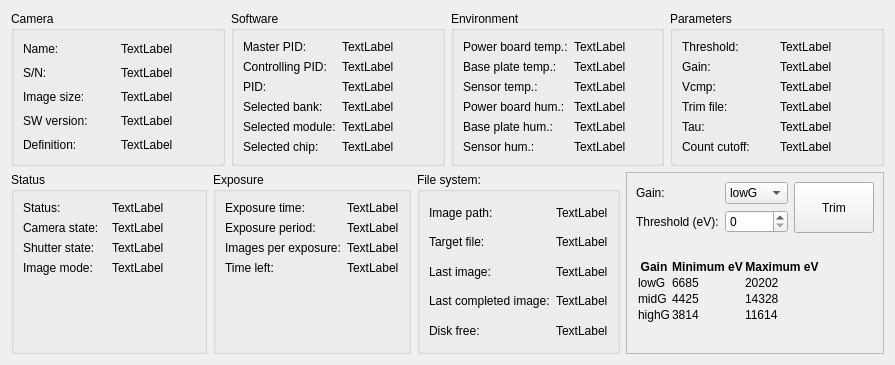
<?xml version="1.0" encoding="UTF-8"?>
<ui version="4.0">
 <class>Form</class>
 <widget class="QWidget" name="Form">
  <property name="geometry">
   <rect>
    <x>0</x>
    <y>0</y>
    <width>895</width>
    <height>365</height>
   </rect>
  </property>
  <property name="windowTitle">
   <string>Detector</string>
  </property>
  <property name="windowIcon">
   <iconset resource="../../../resource/icons/icons.qrc">
    <normaloff>:/icons/detector.svg</normaloff>:/icons/detector.svg</iconset>
  </property>
  <layout class="QVBoxLayout" name="verticalLayout">
   <item>
    <layout class="QHBoxLayout" name="horizontalLayout">
     <item>
      <widget class="QGroupBox" name="groupBox">
       <property name="title">
        <string>Camera</string>
       </property>
       <layout class="QGridLayout" name="gridLayout">
        <item row="4" column="0">
         <widget class="QLabel" name="label_6">
          <property name="text">
           <string>Definition:</string>
          </property>
         </widget>
        </item>
        <item row="0" column="0">
         <widget class="QLabel" name="label">
          <property name="text">
           <string>Name:</string>
          </property>
         </widget>
        </item>
        <item row="2" column="0">
         <widget class="QLabel" name="label_4">
          <property name="text">
           <string>Image size:</string>
          </property>
         </widget>
        </item>
        <item row="1" column="0">
         <widget class="QLabel" name="label_3">
          <property name="text">
           <string>S/N:</string>
          </property>
         </widget>
        </item>
        <item row="0" column="1">
         <widget class="QLabel" name="cameraNameLabel">
          <property name="text">
           <string>TextLabel</string>
          </property>
         </widget>
        </item>
        <item row="3" column="0">
         <widget class="QLabel" name="label_5">
          <property name="text">
           <string>SW version:</string>
          </property>
         </widget>
        </item>
        <item row="1" column="1">
         <widget class="QLabel" name="serialNumberLabel">
          <property name="text">
           <string>TextLabel</string>
          </property>
         </widget>
        </item>
        <item row="2" column="1">
         <widget class="QLabel" name="imageSizeLabel">
          <property name="text">
           <string>TextLabel</string>
          </property>
         </widget>
        </item>
        <item row="4" column="1">
         <widget class="QLabel" name="definitionFileLabel">
          <property name="text">
           <string>TextLabel</string>
          </property>
         </widget>
        </item>
        <item row="3" column="1">
         <widget class="QLabel" name="softwareVersionLabel">
          <property name="text">
           <string>TextLabel</string>
          </property>
         </widget>
        </item>
       </layout>
      </widget>
     </item>
     <item>
      <widget class="QGroupBox" name="groupBox_2">
       <property name="title">
        <string>Software</string>
       </property>
       <layout class="QGridLayout" name="gridLayout_2">
        <item row="3" column="0">
         <widget class="QLabel" name="label_9">
          <property name="text">
           <string>Selected bank:</string>
          </property>
         </widget>
        </item>
        <item row="1" column="0">
         <widget class="QLabel" name="label_7">
          <property name="text">
           <string>Controlling PID:</string>
          </property>
         </widget>
        </item>
        <item row="2" column="0">
         <widget class="QLabel" name="label_8">
          <property name="text">
           <string>PID:</string>
          </property>
         </widget>
        </item>
        <item row="0" column="0">
         <widget class="QLabel" name="label_2">
          <property name="text">
           <string>Master PID:</string>
          </property>
         </widget>
        </item>
        <item row="4" column="0">
         <widget class="QLabel" name="label_10">
          <property name="text">
           <string>Selected module:</string>
          </property>
         </widget>
        </item>
        <item row="5" column="0">
         <widget class="QLabel" name="label_11">
          <property name="text">
           <string>Selected chip:</string>
          </property>
         </widget>
        </item>
        <item row="0" column="1">
         <widget class="QLabel" name="masterPIDLabel">
          <property name="text">
           <string>TextLabel</string>
          </property>
         </widget>
        </item>
        <item row="1" column="1">
         <widget class="QLabel" name="controllingPIDLabel">
          <property name="text">
           <string>TextLabel</string>
          </property>
         </widget>
        </item>
        <item row="2" column="1">
         <widget class="QLabel" name="thisPIDLabel">
          <property name="text">
           <string>TextLabel</string>
          </property>
         </widget>
        </item>
        <item row="3" column="1">
         <widget class="QLabel" name="selectedBankLabel">
          <property name="text">
           <string>TextLabel</string>
          </property>
         </widget>
        </item>
        <item row="4" column="1">
         <widget class="QLabel" name="selectedModuleLabel">
          <property name="text">
           <string>TextLabel</string>
          </property>
         </widget>
        </item>
        <item row="5" column="1">
         <widget class="QLabel" name="selectedChipLabel">
          <property name="text">
           <string>TextLabel</string>
          </property>
         </widget>
        </item>
       </layout>
      </widget>
     </item>
     <item>
      <widget class="QGroupBox" name="groupBox_3">
       <property name="title">
        <string>Environment</string>
       </property>
       <layout class="QGridLayout" name="gridLayout_3">
        <item row="4" column="0">
         <widget class="QLabel" name="label_16">
          <property name="text">
           <string>Base plate hum.:</string>
          </property>
         </widget>
        </item>
        <item row="0" column="0">
         <widget class="QLabel" name="label_12">
          <property name="text">
           <string>Power board temp.:</string>
          </property>
         </widget>
        </item>
        <item row="1" column="0">
         <widget class="QLabel" name="label_13">
          <property name="text">
           <string>Base plate temp.:</string>
          </property>
         </widget>
        </item>
        <item row="3" column="0">
         <widget class="QLabel" name="label_15">
          <property name="text">
           <string>Power board hum.:</string>
          </property>
         </widget>
        </item>
        <item row="2" column="0">
         <widget class="QLabel" name="label_14">
          <property name="text">
           <string>Sensor temp.:</string>
          </property>
         </widget>
        </item>
        <item row="5" column="0">
         <widget class="QLabel" name="label_17">
          <property name="text">
           <string>Sensor hum.:</string>
          </property>
         </widget>
        </item>
        <item row="0" column="1">
         <widget class="QLabel" name="temperature0Label">
          <property name="text">
           <string>TextLabel</string>
          </property>
         </widget>
        </item>
        <item row="1" column="1">
         <widget class="QLabel" name="temperature1Label">
          <property name="text">
           <string>TextLabel</string>
          </property>
         </widget>
        </item>
        <item row="2" column="1">
         <widget class="QLabel" name="temperature2Label">
          <property name="text">
           <string>TextLabel</string>
          </property>
         </widget>
        </item>
        <item row="3" column="1">
         <widget class="QLabel" name="humidity0Label">
          <property name="text">
           <string>TextLabel</string>
          </property>
         </widget>
        </item>
        <item row="4" column="1">
         <widget class="QLabel" name="humidity1Label">
          <property name="text">
           <string>TextLabel</string>
          </property>
         </widget>
        </item>
        <item row="5" column="1">
         <widget class="QLabel" name="humidity2Label">
          <property name="text">
           <string>TextLabel</string>
          </property>
         </widget>
        </item>
       </layout>
      </widget>
     </item>
     <item>
      <widget class="QGroupBox" name="groupBox_4">
       <property name="title">
        <string>Parameters</string>
       </property>
       <layout class="QGridLayout" name="gridLayout_4">
        <item row="4" column="0">
         <widget class="QLabel" name="label_21">
          <property name="text">
           <string>Tau:</string>
          </property>
         </widget>
        </item>
        <item row="2" column="0">
         <widget class="QLabel" name="label_23">
          <property name="text">
           <string>Vcmp:</string>
          </property>
         </widget>
        </item>
        <item row="5" column="0">
         <widget class="QLabel" name="label_22">
          <property name="text">
           <string>Count cutoff:</string>
          </property>
         </widget>
        </item>
        <item row="1" column="0">
         <widget class="QLabel" name="label_19">
          <property name="text">
           <string>Gain:</string>
          </property>
         </widget>
        </item>
        <item row="0" column="0">
         <widget class="QLabel" name="label_20">
          <property name="text">
           <string>Threshold:</string>
          </property>
         </widget>
        </item>
        <item row="3" column="0">
         <widget class="QLabel" name="label_24">
          <property name="text">
           <string>Trim file:</string>
          </property>
         </widget>
        </item>
        <item row="0" column="1">
         <widget class="QLabel" name="thresholdLabel">
          <property name="text">
           <string>TextLabel</string>
          </property>
         </widget>
        </item>
        <item row="1" column="1">
         <widget class="QLabel" name="gainLabel">
          <property name="text">
           <string>TextLabel</string>
          </property>
         </widget>
        </item>
        <item row="2" column="1">
         <widget class="QLabel" name="vcmpLabel">
          <property name="text">
           <string>TextLabel</string>
          </property>
         </widget>
        </item>
        <item row="3" column="1">
         <widget class="QLabel" name="trimfileLabel">
          <property name="text">
           <string>TextLabel</string>
          </property>
         </widget>
        </item>
        <item row="4" column="1">
         <widget class="QLabel" name="tauLabel">
          <property name="text">
           <string>TextLabel</string>
          </property>
         </widget>
        </item>
        <item row="5" column="1">
         <widget class="QLabel" name="cutoffLabel">
          <property name="text">
           <string>TextLabel</string>
          </property>
         </widget>
        </item>
       </layout>
      </widget>
     </item>
    </layout>
   </item>
   <item>
    <layout class="QHBoxLayout" name="horizontalLayout_2">
     <item>
      <widget class="QGroupBox" name="groupBox_5">
       <property name="title">
        <string>Status</string>
       </property>
       <layout class="QGridLayout" name="gridLayout_5">
        <item row="0" column="0">
         <widget class="QLabel" name="label_25">
          <property name="text">
           <string>Status:</string>
          </property>
         </widget>
        </item>
        <item row="1" column="0">
         <widget class="QLabel" name="label_26">
          <property name="text">
           <string>Camera state:</string>
          </property>
         </widget>
        </item>
        <item row="0" column="1">
         <widget class="QLabel" name="statusLabel">
          <property name="text">
           <string>TextLabel</string>
          </property>
         </widget>
        </item>
        <item row="1" column="1">
         <widget class="QLabel" name="camstateLabel">
          <property name="text">
           <string>TextLabel</string>
          </property>
         </widget>
        </item>
        <item row="2" column="0">
         <widget class="QLabel" name="label_31">
          <property name="text">
           <string>Shutter state:</string>
          </property>
         </widget>
        </item>
        <item row="2" column="1">
         <widget class="QLabel" name="shutterstateLabel">
          <property name="text">
           <string>TextLabel</string>
          </property>
         </widget>
        </item>
        <item row="3" column="0">
         <widget class="QLabel" name="label_32">
          <property name="text">
           <string>Image mode:</string>
          </property>
         </widget>
        </item>
        <item row="3" column="1">
         <widget class="QLabel" name="imgmodeLabel">
          <property name="text">
           <string>TextLabel</string>
          </property>
         </widget>
        </item>
        <item row="4" column="0" colspan="2">
         <spacer name="verticalSpacer">
          <property name="orientation">
           <enum>Qt::Vertical</enum>
          </property>
          <property name="sizeHint" stdset="0">
           <size>
            <width>0</width>
            <height>0</height>
           </size>
          </property>
         </spacer>
        </item>
       </layout>
      </widget>
     </item>
     <item>
      <widget class="QGroupBox" name="groupBox_7">
       <property name="title">
        <string>Exposure</string>
       </property>
       <layout class="QGridLayout" name="gridLayout_7">
        <item row="2" column="1">
         <widget class="QLabel" name="nimagesLabel">
          <property name="text">
           <string>TextLabel</string>
          </property>
         </widget>
        </item>
        <item row="0" column="1">
         <widget class="QLabel" name="exptimeLabel">
          <property name="text">
           <string>TextLabel</string>
          </property>
         </widget>
        </item>
        <item row="0" column="0">
         <widget class="QLabel" name="label_27">
          <property name="text">
           <string>Exposure time:</string>
          </property>
         </widget>
        </item>
        <item row="1" column="0">
         <widget class="QLabel" name="label_28">
          <property name="text">
           <string>Exposure period:</string>
          </property>
         </widget>
        </item>
        <item row="1" column="1">
         <widget class="QLabel" name="expperiodLabel">
          <property name="text">
           <string>TextLabel</string>
          </property>
         </widget>
        </item>
        <item row="2" column="0">
         <widget class="QLabel" name="label_29">
          <property name="text">
           <string>Images per exposure:</string>
          </property>
         </widget>
        </item>
        <item row="3" column="0">
         <widget class="QLabel" name="label_30">
          <property name="text">
           <string>Time left:</string>
          </property>
         </widget>
        </item>
        <item row="3" column="1">
         <widget class="QLabel" name="timeleftLabel">
          <property name="text">
           <string>TextLabel</string>
          </property>
         </widget>
        </item>
        <item row="4" column="0" colspan="2">
         <spacer name="verticalSpacer_2">
          <property name="orientation">
           <enum>Qt::Vertical</enum>
          </property>
          <property name="sizeHint" stdset="0">
           <size>
            <width>0</width>
            <height>0</height>
           </size>
          </property>
         </spacer>
        </item>
       </layout>
      </widget>
     </item>
     <item>
      <widget class="QGroupBox" name="groupBox_6">
       <property name="title">
        <string>File system:</string>
       </property>
       <layout class="QGridLayout" name="gridLayout_6">
        <item row="1" column="0">
         <widget class="QLabel" name="label_35">
          <property name="text">
           <string>Target file:</string>
          </property>
         </widget>
        </item>
        <item row="1" column="1">
         <widget class="QLabel" name="targetfileLabel">
          <property name="text">
           <string>TextLabel</string>
          </property>
         </widget>
        </item>
        <item row="3" column="0">
         <widget class="QLabel" name="label_37">
          <property name="text">
           <string>Last completed image:</string>
          </property>
         </widget>
        </item>
        <item row="2" column="0">
         <widget class="QLabel" name="label_36">
          <property name="text">
           <string>Last image:</string>
          </property>
         </widget>
        </item>
        <item row="0" column="0">
         <widget class="QLabel" name="label_18">
          <property name="text">
           <string>Image path:</string>
          </property>
         </widget>
        </item>
        <item row="0" column="1">
         <widget class="QLabel" name="imagePathLabel">
          <property name="text">
           <string>TextLabel</string>
          </property>
         </widget>
        </item>
        <item row="3" column="1">
         <widget class="QLabel" name="lastcompletedimageLabel">
          <property name="text">
           <string>TextLabel</string>
          </property>
         </widget>
        </item>
        <item row="2" column="1">
         <widget class="QLabel" name="lastimageLabel">
          <property name="text">
           <string>TextLabel</string>
          </property>
         </widget>
        </item>
        <item row="4" column="0">
         <widget class="QLabel" name="label_33">
          <property name="text">
           <string>Disk free:</string>
          </property>
         </widget>
        </item>
        <item row="4" column="1">
         <widget class="QLabel" name="diskfreeLabel">
          <property name="text">
           <string>TextLabel</string>
          </property>
         </widget>
        </item>
       </layout>
      </widget>
     </item>
     <item>
      <widget class="QFrame" name="frame">
       <property name="frameShape">
        <enum>QFrame::StyledPanel</enum>
       </property>
       <property name="frameShadow">
        <enum>QFrame::Raised</enum>
       </property>
       <layout class="QGridLayout" name="gridLayout_8">
        <item row="0" column="0">
         <widget class="QLabel" name="label_34">
          <property name="text">
           <string>Gain:</string>
          </property>
         </widget>
        </item>
        <item row="0" column="1">
         <widget class="QComboBox" name="gainComboBox">
          <item>
           <property name="text">
            <string>lowG</string>
           </property>
          </item>
          <item>
           <property name="text">
            <string>midG</string>
           </property>
          </item>
          <item>
           <property name="text">
            <string>highG</string>
           </property>
          </item>
         </widget>
        </item>
        <item row="1" column="0">
         <widget class="QLabel" name="label_38">
          <property name="text">
           <string>Threshold (eV):</string>
          </property>
         </widget>
        </item>
        <item row="1" column="1">
         <widget class="QSpinBox" name="thresholdSpinBox"/>
        </item>
        <item row="0" column="2" rowspan="2">
         <widget class="QPushButton" name="trimPushButton">
          <property name="sizePolicy">
           <sizepolicy hsizetype="Minimum" vsizetype="Minimum">
            <horstretch>0</horstretch>
            <verstretch>0</verstretch>
           </sizepolicy>
          </property>
          <property name="text">
           <string>Trim</string>
          </property>
         </widget>
        </item>
        <item row="3" column="0" colspan="3">
         <widget class="QLabel" name="label_39">
          <property name="text">
           <string>&lt;table&gt;
&lt;tr&gt;&lt;th&gt;Gain&lt;/th&gt; &lt;th&gt;Minimum eV&lt;/th&gt;&lt;th&gt;Maximum eV&lt;/th&gt;&lt;/tr&gt;
&lt;tr&gt;&lt;td&gt;lowG&lt;/td&gt;&lt;td&gt;6685&lt;/td&gt;&lt;td&gt;20202&lt;/td&gt;&lt;/tr&gt;
&lt;tr&gt;&lt;td&gt;midG&lt;/td&gt;&lt;td&gt;4425&lt;/td&gt;&lt;td&gt;14328&lt;/td&gt;&lt;/tr&gt;
&lt;tr&gt;&lt;td&gt;highG&lt;/td&gt;&lt;td&gt;3814&lt;/td&gt;&lt;td&gt;11614&lt;/td&gt;&lt;/tr&gt;
&lt;/table&gt;</string>
          </property>
         </widget>
        </item>
       </layout>
      </widget>
     </item>
    </layout>
   </item>
  </layout>
 </widget>
 <resources>
  <include location="../../../resource/icons/icons.qrc"/>
 </resources>
 <connections/>
</ui>
